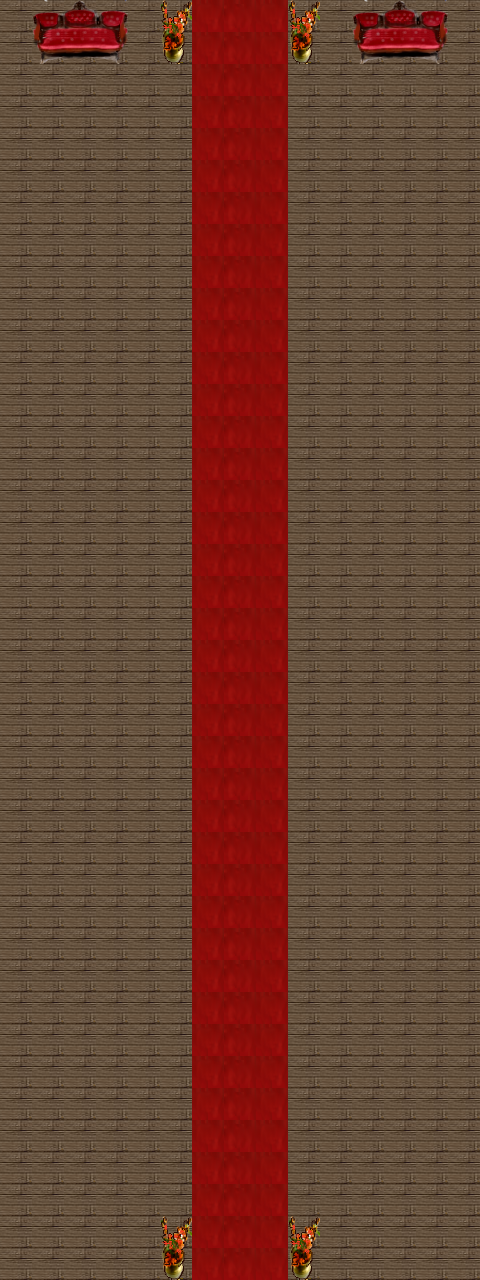

A level layout from a 2D game, rendered from its tile map. Below: a short description, then the map file with tile-grid data replaced by summaries:
An orthogonal 15x40 tile map with 32x32 px tiles, 2 tile layers (background, collision) and 14 objects (8x monsterGroup0, 6x portal).

<map version="1.0" orientation="orthogonal" width="15" height="40" tilewidth="32" tileheight="32">
 <properties>
  <property name="music" value="spire" />
  <property name="name" value="Entrance Hall" />
 </properties>
 <tileset firstgid="1" name="tiles_sheet" tilewidth="32" tileheight="32">
  <image source="tiles_sheet.png" width="960" height="960" />
 </tileset>
 <layer name="background" width="15" height="40">
  <data>[600 cells, 600 non-empty, 3 distinct tile ids]</data>
 </layer>
 <layer name="collision" width="15" height="40">
  <data>[600 cells, 24 non-empty, 11 distinct tile ids]</data>
 </layer>
 <objectgroup name="portal" width="15" height="40">
  <object name="0" type="portal" x="224" y="0" width="32" height="32">
   <properties>
    <property name="toPortal" value="1" />
    <property name="toZone" value="21" />
   </properties>
  </object>
  <object name="1" type="portal" x="224" y="1248" width="32" height="32">
   <properties>
    <property name="toPortal" value="0" />
    <property name="toZone" value="19" />
   </properties>
  </object>
  <object name="0" type="portal" x="256" y="0" width="32" height="32">
   <properties>
    <property name="toPortal" value="1" />
    <property name="toZone" value="21" />
   </properties>
  </object>
  <object name="0" type="portal" x="192" y="0" width="32" height="32">
   <properties>
    <property name="toPortal" value="1" />
    <property name="toZone" value="21" />
   </properties>
  </object>
  <object name="1" type="portal" x="256" y="1248" width="32" height="32">
   <properties>
    <property name="toPortal" value="0" />
    <property name="toZone" value="19" />
   </properties>
  </object>
  <object name="1" type="portal" x="192" y="1248" width="32" height="32">
   <properties>
    <property name="toPortal" value="0" />
    <property name="toZone" value="19" />
   </properties>
  </object>
 </objectgroup>
 <objectgroup name="npcs" width="15" height="40" />
 <objectgroup name="monsters" width="15" height="40">
  <object name="monsterGroup0" x="416" y="192" width="33" height="33">
   <properties>
    <property name="battleMapID" value="0" />
    <property name="groupID" value="0" />
    <property name="level" value="1" />
    <property name="monsters" value="Bookman0, Kuma1" />
   </properties>
  </object>
  <object name="monsterGroup0" x="384" y="1152" width="33" height="33">
   <properties>
    <property name="battleMapID" value="0" />
    <property name="groupID" value="0" />
    <property name="level" value="1" />
    <property name="monsters" value="Caracal2" />
   </properties>
  </object>
  <object name="monsterGroup0" x="64" y="1152" width="33" height="33">
   <properties>
    <property name="battleMapID" value="0" />
    <property name="groupID" value="0" />
    <property name="level" value="1" />
    <property name="monsters" value="Caracal2" />
   </properties>
  </object>
  <object name="monsterGroup0" x="384" y="576" width="33" height="33">
   <properties>
    <property name="battleMapID" value="0" />
    <property name="groupID" value="0" />
    <property name="level" value="1" />
    <property name="monsters" value="Nightshade1, Kuma1" />
   </properties>
  </object>
  <object name="monsterGroup0" x="96" y="448" width="33" height="33">
   <properties>
    <property name="battleMapID" value="0" />
    <property name="groupID" value="0" />
    <property name="level" value="1" />
    <property name="monsters" value="Kuma1, Teacup1, Teacup1, Teacup1" />
   </properties>
  </object>
  <object name="monsterGroup0" x="64" y="128" width="33" height="33">
   <properties>
    <property name="battleMapID" value="0" />
    <property name="groupID" value="0" />
    <property name="level" value="1" />
    <property name="monsters" value="Bookman0, Bookman0" />
   </properties>
  </object>
  <object name="monsterGroup0" x="128" y="832" width="33" height="33">
   <properties>
    <property name="battleMapID" value="0" />
    <property name="groupID" value="0" />
    <property name="level" value="1" />
    <property name="monsters" value="Teacup1,Teacup1,Teacup1,Teacup1,Teacup1,Teacup1,Teacup1" />
   </properties>
  </object>
  <object name="monsterGroup0" x="384" y="896" width="33" height="33">
   <properties>
    <property name="battleMapID" value="0" />
    <property name="groupID" value="0" />
    <property name="level" value="1" />
    <property name="monsters" value="Kuma1, Nightshade1, Kuma1" />
   </properties>
  </object>
 </objectgroup>
</map>
